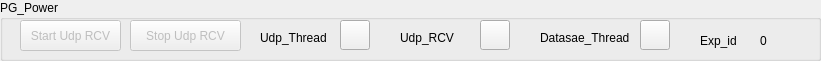
    <widget class="QGroupBox" name="groupBox_24">
     <property name="geometry">
      <rect>
       <x>0</x>
       <y>360</y>
       <width>821</width>
       <height>61</height>
      </rect>
     </property>
     <property name="title">
      <string>PG_Power</string>
     </property>
     <widget class="QPushButton" name="pushButton_220">
      <property name="enabled">
       <bool>false</bool>
      </property>
      <property name="geometry">
       <rect>
        <x>20</x>
        <y>20</y>
        <width>101</width>
        <height>31</height>
       </rect>
      </property>
      <property name="text">
       <string>Start Udp RCV</string>
      </property>
     </widget>
     <widget class="QPushButton" name="pushButton_221">
      <property name="enabled">
       <bool>false</bool>
      </property>
      <property name="geometry">
       <rect>
        <x>130</x>
        <y>20</y>
        <width>111</width>
        <height>31</height>
       </rect>
      </property>
      <property name="text">
       <string>Stop Udp RCV</string>
      </property>
     </widget>
     <widget class="QPushButton" name="pushButton_222">
      <property name="geometry">
       <rect>
        <x>640</x>
        <y>20</y>
        <width>30</width>
        <height>30</height>
       </rect>
      </property>
      <property name="styleSheet">
       <string notr="true"/>
      </property>
      <property name="text">
       <string/>
      </property>
     </widget>
     <widget class="QLabel" name="label_184">
      <property name="geometry">
       <rect>
        <x>400</x>
        <y>30</y>
        <width>91</width>
        <height>16</height>
       </rect>
      </property>
      <property name="text">
       <string>Udp_RCV</string>
      </property>
     </widget>
     <widget class="QLabel" name="label_185">
      <property name="geometry">
       <rect>
        <x>700</x>
        <y>30</y>
        <width>41</width>
        <height>21</height>
       </rect>
      </property>
      <property name="text">
       <string>Exp_id</string>
      </property>
     </widget>
     <widget class="QPushButton" name="pushButton_223">
      <property name="geometry">
       <rect>
        <x>480</x>
        <y>20</y>
        <width>30</width>
        <height>30</height>
       </rect>
      </property>
      <property name="styleSheet">
       <string notr="true"/>
      </property>
      <property name="text">
       <string/>
      </property>
     </widget>
     <widget class="QLabel" name="label_186">
      <property name="geometry">
       <rect>
        <x>760</x>
        <y>30</y>
        <width>21</width>
        <height>21</height>
       </rect>
      </property>
      <property name="text">
       <string>0</string>
      </property>
     </widget>
     <widget class="QPushButton" name="pushButton_224">
      <property name="geometry">
       <rect>
        <x>340</x>
        <y>20</y>
        <width>30</width>
        <height>30</height>
       </rect>
      </property>
      <property name="styleSheet">
       <string notr="true"/>
      </property>
      <property name="text">
       <string/>
      </property>
     </widget>
     <widget class="QLabel" name="label_187">
      <property name="geometry">
       <rect>
        <x>260</x>
        <y>30</y>
        <width>91</width>
        <height>16</height>
       </rect>
      </property>
      <property name="text">
       <string>Udp_Thread</string>
      </property>
     </widget>
     <widget class="QLabel" name="label_188">
      <property name="geometry">
       <rect>
        <x>540</x>
        <y>30</y>
        <width>91</width>
        <height>16</height>
       </rect>
      </property>
      <property name="text">
       <string>Datasae_Thread</string>
      </property>
     </widget>
    </widget>
